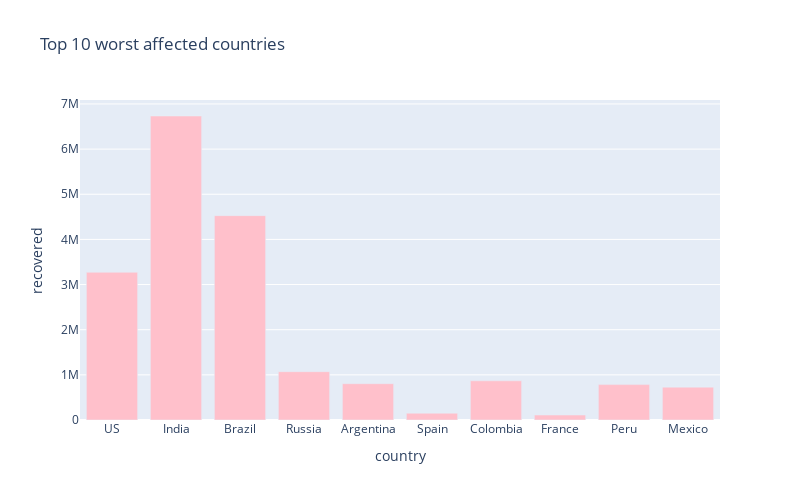

The cell this chart's notebook holds for it:
### Markdown cell above
# Worst hit countries - Recovering cases

### Code cell
px.bar(
    sorted_country_df.head(10),
    x = "country",
    y = "recovered",
    title= "Top 10 worst affected countries", # the axis names
    color_discrete_sequence=["pink"], 
    height=500,
    width=800
)

### Figure 1 — Plotly figure (JSON) as saved in the notebook; plotly's stock layout.template omitted (floating-point values rounded to 4 significant figures)
{"data": [{"alignmentgroup": "True", "hovertemplate": "country=%{x}<br>recovered=%{y}<extra></extra>", "legendgroup": "", "marker": {"color": "pink"}, "name": "", "offsetgroup": "", "orientation": "v", "showlegend": false, "textposition": "auto", "type": "bar", "x": ["US", "India", "Brazil", "Russia", "Argentina", "Spain", "Colombia", "France", "Peru", "Mexico"], "xaxis": "x", "y": [3272603, 6733328, 4526393, 1070920, 803965, 150376, 867961, 109611, 784056, 727759], "yaxis": "y"}], "layout": {"barmode": "relative", "height": 500, "legend": {"tracegroupgap": 0}, "title": {"text": "Top 10 worst affected countries"}, "width": 800, "xaxis": {"anchor": "y", "domain": [0, 1], "title": {"text": "country"}}, "yaxis": {"anchor": "x", "domain": [0, 1], "title": {"text": "recovered"}}}}
